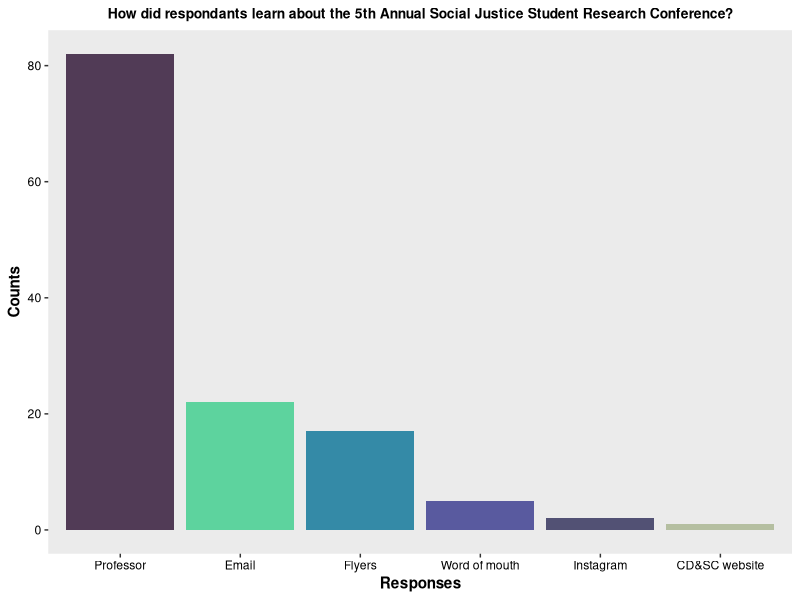
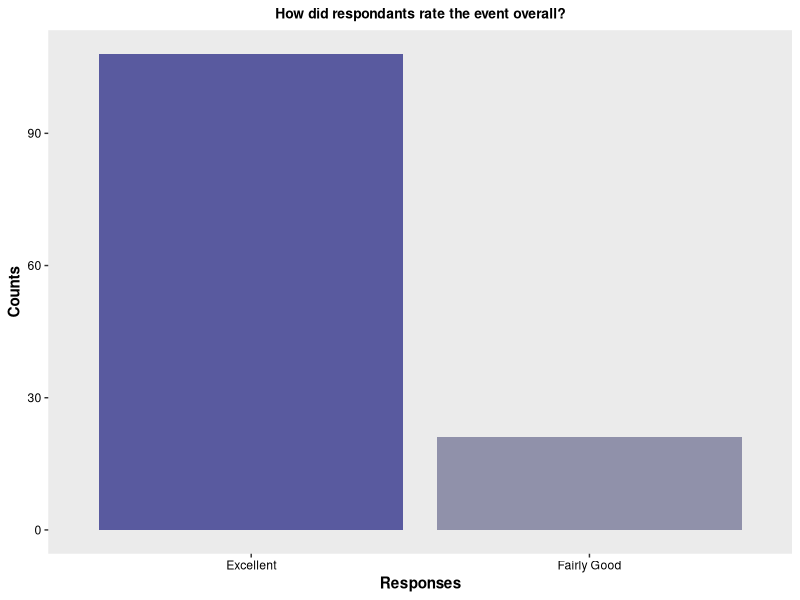
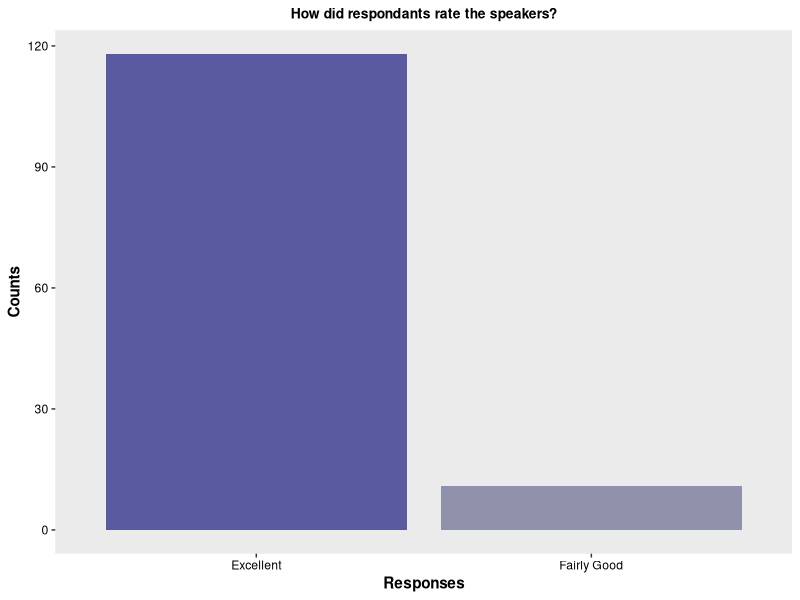
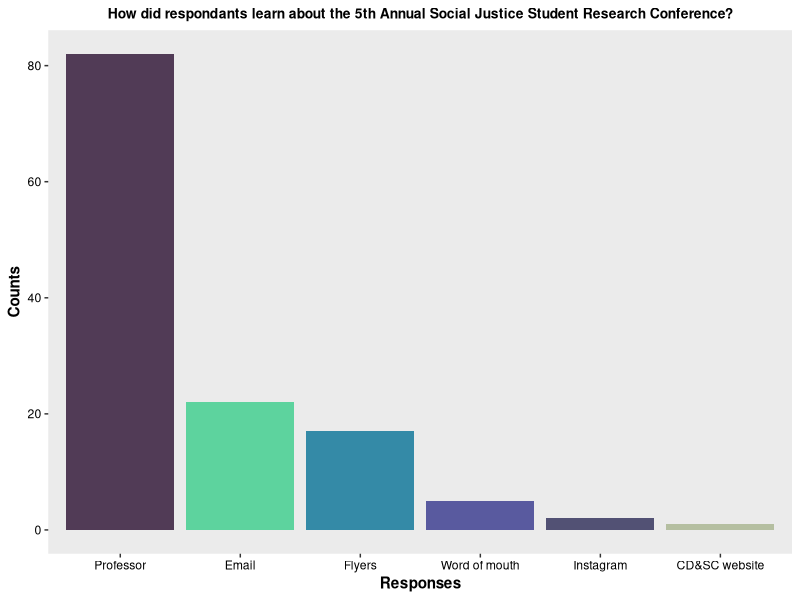
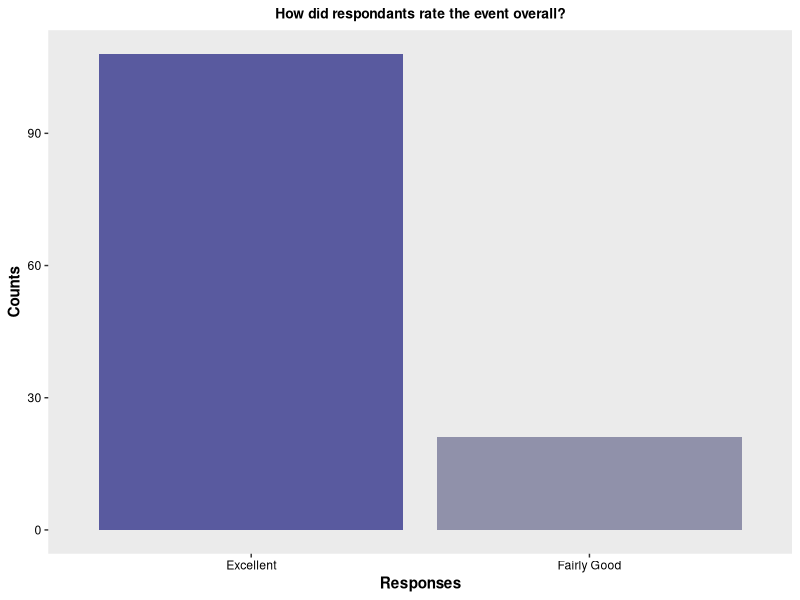
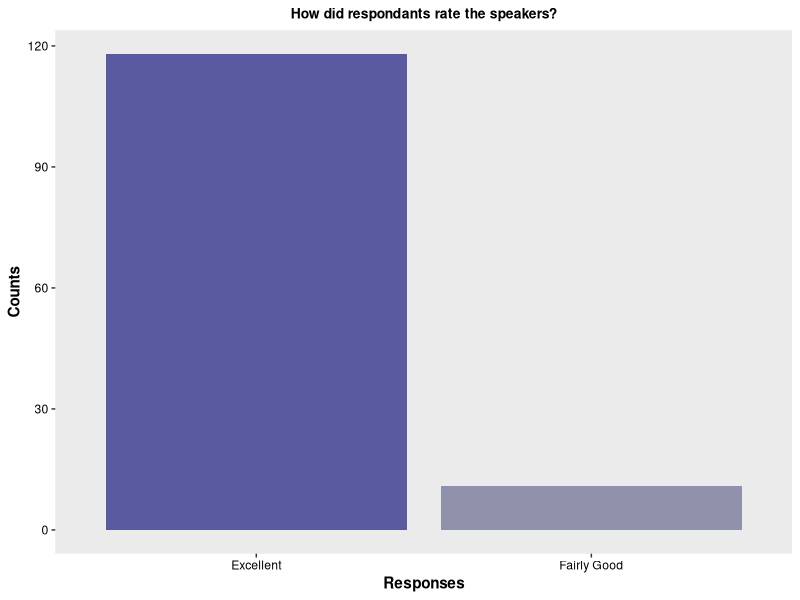

Generate these figures, in order, with R:
#### 5th Annual Social Justice Student Reserach Conference ####
#### Created by: Vivian Vy Le ####
#### Updated on: 2022-08-07 ####

#### Load library ####
library(tidyverse)
library(here)
library(ggplot2)

#### Load data ####
fifth_con <- read_csv(here("Data", "fifth_annual_student_conference.csv"))

#### View data ####
view(fifth_con)

#### Data analysis ####
fifth_data <- fifth_con %>%
  select(participants, panel_attendence, event_rating, speaker_rating, advertisement, event_timing, audience_learning) %>%
  rowwise() %>%
  mutate(advertisement_choices = str_split(advertisement, pattern = ";")) %>%
  mutate(panel_attendence = str_split(panel_attendence, pattern = ";")) %>%
  ungroup() %>%
  unnest(advertisement_choices) %>%
  unnest(panel_attendence)
view(fifth_data)

data <- fifth_data %>%
  mutate(event_rating = factor(event_rating,
                               levels = c("Excellent", "Fairly Good", "Not Good at All"))) %>%
  mutate(speaker_rating = factor(speaker_rating,
                                 levels = c("Excellent", "Fairly Good", "Not Good at All"))) %>%
  mutate(event_timing = factor(event_timing,
                               levels = c("Extremely convenient", "Somewhat convenient", "Not at all convenient"))) %>%
  mutate(audience_learning = factor(audience_learning,
                                    levels = c("Very much", "Somewhat", "Not much")))
view(data)

advertisement_data <- fifth_data %>%
  count(advertisement_choices)
view(advertisement_data)

panel_data <-fifth_data %>%
  count(panel_attendence)
view(panel_data)

event_rating <- data %>%
  count(event_rating)
event_rating

speaker_rating <- data %>%
  count(speaker_rating)

event_timing <- data %>%
  count(event_timing)

audience_data <- data %>%
  count(audience_learning)


#### Plot ####
colorpal<- c("#B5BFA1", "#5DD39E", "#348AA7", "#525174", "#513B56", "#595A9F", "#9091AA", "#6E9887")

advertisement_data %>%
  ggplot(aes(x = reorder(advertisement_choices, -n), y = n, fill = advertisement_choices)) +
  geom_col() +
  labs(title = "How did respondants learn about the 5th Annual Social Justice Student Research Conference?",
       x = "Responses",
       y = "Counts") +
  theme(plot.title = element_text(hjust = 0.5,
                                  size = 10,
                                  face = "bold"),
        axis.title = element_text(face = "bold"),
        axis.text.x = element_text(color = "#000000"),
        axis.text.y = element_text(color = "#000000"),
        panel.grid.major = element_blank(),
        panel.grid.minor = element_blank()) +
  scale_fill_manual(values = colorpal) +
  guides(fill = FALSE)
ggsave(here("Output", "2021-2022", "fifth_annual_student_conference", "advertisement.png"), width = 8, height = 5)


event_rating %>%
  ggplot(aes(x = reorder(event_rating, -n), y = n, fill = event_rating)) +
  geom_col() +
  labs(title = "How did respondants rate the event overall?",
       x = "Responses",
       y = "Counts") +
  theme(plot.title = element_text(hjust = 0.5,
                                  size = 10,
                                  face = "bold"),
        axis.title = element_text(face = "bold"),
        axis.text.x = element_text(color = "#000000"),
        axis.text.y = element_text(color = "#000000"),
        panel.grid.major = element_blank(),
        panel.grid.minor = element_blank()) +
  scale_fill_manual(values = c("#595A9F", "#9091AA")) +
  guides(fill = FALSE)
ggsave(here("Output", "2021-2022", "fifth_annual_student_conference", "event_rating.png"), width = 6, height = 5)


speaker_rating %>%
  ggplot(aes(x = reorder(speaker_rating, -n), y = n, fill = speaker_rating)) +
  geom_col() +
  labs(title = "How did respondants rate the speakers?",
       x = "Responses",
       y = "Counts") +
  theme(plot.title = element_text(hjust = 0.5,
                                  size = 10,
                                  face = "bold"),
        axis.title = element_text(face = "bold"),
        axis.text.x = element_text(color = "#000000"),
        axis.text.y = element_text(color = "#000000"),
        panel.grid.major = element_blank(),
        panel.grid.minor = element_blank()) +
  scale_fill_manual(values = c("#595A9F", "#9091AA")) +
  guides(fill = FALSE)
ggsave(here("Output", "2021-2022", "fifth_annual_student_conference", "speaker_rating.png"), width = 6, height = 5)